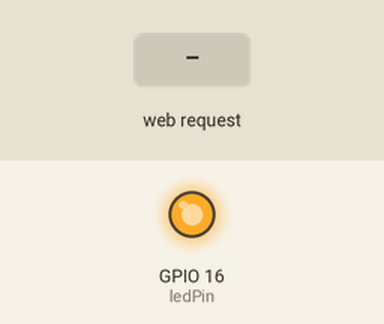
Simulated run of this sketch. Board: ESP8266 (NodeMCU). On the bench: output pins drawn as LEDs (lit = HIGH). Inputs (shaded band) come from the test bench. WiFi joins after 1.5 s; servers stay silent unless stated; what the sketch prints to the serial monitor is not drawn.

Above: at 2.7 s.
2.8 s: HTTP request GET /LED=ON received
At 3.7 s:
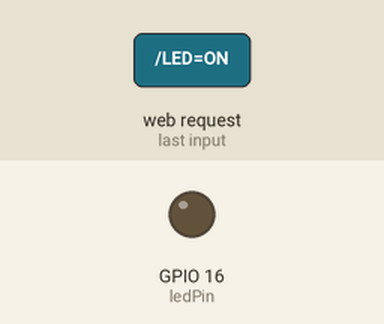
4.3 s: HTTP request GET /LED=OFF received
At 4.9 s:
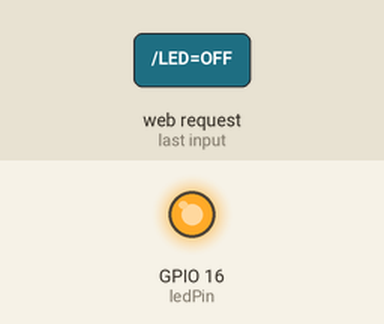
Timing chart, 0 to 7.3 s (numbered marks = the images above; inputs shaded):
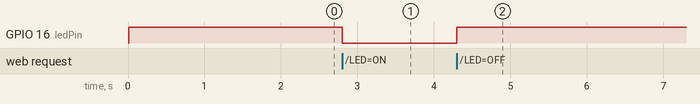

Measured:
- after the input at 2.8 s, GPIO 16 (ledPin): HIGH → LOW at once
- after the input at 4.3 s, GPIO 16 (ledPin): LOW → HIGH at once

The sketch:

WifiServer.ino
```cpp
#include <ESP8266WiFi.h>
#include <ESP8266HTTPUpdateServer.h>
#include <ESP8266WebServer.h>

//wifi setting
const char* ssid = "openspot";
const char* password = "1234567890";

//ifttt setting
const char iftttkey[] = "bJrdZ0ZTyGPFGd34vBPx82";
const char iftttevent[] = "test";
const char url_server[] = "maker.ifttt.com";

//prototype
void constructHttpRequest(char* httpPost,char* httpData, char value1[], char value2[], char value3[]);

//gpio setting
int ledPin = 16; // GPIO13

WiFiServer server(80);

void setup() {
  Serial.begin(115200);
  delay(10);

  pinMode(ledPin, OUTPUT);
  digitalWrite(ledPin, HIGH);


  // Connect to WiFi network
  Serial.println();
  Serial.println();
  Serial.print("Connecting to ");
  Serial.println(ssid);

  WiFi.begin(ssid, password);

  while (WiFi.status() != WL_CONNECTED) {
    delay(500);
    Serial.print(".");
  }
  Serial.println("");
  Serial.println("WiFi connected");

  // Start the server
  server.begin();
  Serial.println("Server started");


  // Print the IP address
  Serial.print("Use this URL to connect: ");
  Serial.print("http://");
  Serial.print(WiFi.localIP());
  Serial.println("/");

}

void loop() {
  // Check if a client has connected

  WiFiClient client = server.available();
  if (!client) {
    return;
  }

  // Wait until the client sends some data
  Serial.println("new client");
  while(!client.available()){
    delay(1);
  }

  // Read the first line of the request
  String request = client.readStringUntil('\r');
  Serial.println("Getting request");
  Serial.println(request);
  client.flush();

  // Match the request

  int value = HIGH;
  bool sendingIFTTT = false;
  if (request.indexOf("/LED=OFF") != -1)  {
    digitalWrite(ledPin, HIGH);
    value = HIGH;
  }
  if (request.indexOf("/LED=ON") != -1)  {
    digitalWrite(ledPin, LOW);
    value = LOW;
    sendingIFTTT = true;
  }

  // Return the response
  client.println("HTTP/1.1 200 OK");
  client.println("Content-Type: text/html");
  client.println(""); //  do not forget this one
  client.println("<!DOCTYPE HTML>");
  client.println("<html>");

  //client.print("Led pin is now: %s", value==HIGH?"Off":"On");

  if(value == HIGH) {
    client.print("Off");
  } else {
    client.print("On");
  }

  client.println("<br><br>");
  client.println("<a href=\"/LED=ON\"\"><button>Turn On </button></a>");
  client.println("<a href=\"/LED=OFF\"\"><button>Turn Off </button></a><br />");
  client.println("</html>");

  delay(1);
  Serial.println("Client disonnected");

  if (client.connect(url_server, 80) && sendingIFTTT == true)
  {
    char *httpData = (char*) malloc(128*sizeof(char));
    char *httpPost = (char*) malloc(1024*sizeof(char));

    constructHttpRequest(httpPost, httpData, "test", "le", "cherng");
    Serial.print("Connected to maker channel\n");
    Serial.println(httpPost);
    Serial.println(httpData);
    client.print(httpPost);
    client.print(httpData);

    free(httpData);
    free(httpPost);
  }
  Serial.println("");

}

void constructHttpRequest(char* httpPost, char* httpData, char value1[], char value2[], char value3[])
{
  int lengthHttpData;
  int lengthHttpResp;

  lengthHttpData = sprintf(httpData, "{\"value1\":\"%s\", \"value2\":\"%s\", \"value3\":\"%s\"}", value1, value2, value3);
  lengthHttpResp = sprintf(httpPost, "POST /trigger/%s/with/key/%s HTTP/1.1\r\nUser-Agent: Arduino/1.0\r\nHost: %s\r\nAccept: */*\r\nContent-Type: application/json\r\nContent-Length: %d\r\n\r\n", iftttevent, iftttkey, url_server, lengthHttpData);
}
```
